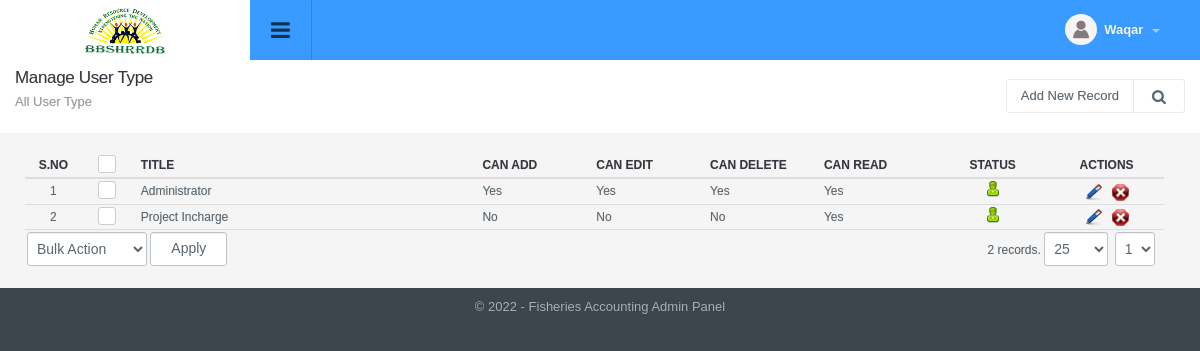
Page /admin_type_manage.php (signed in) on the committed database.
### tables this page shows
CREATE TABLE `config_variable` (
  `id` int NOT NULL,
  `config_type_id` int NOT NULL,
  `title` varchar(512) NOT NULL,
  `notes` varchar(512) NOT NULL,
  `type` varchar(200) NOT NULL,
  `default_values` text NOT NULL,
  `key` varchar(200) NOT NULL,
  `value` text NOT NULL,
  `sortorder` int NOT NULL
);

CREATE TABLE `admin_type` (
  `id` int NOT NULL,
  `title` varchar(200) NOT NULL,
  `can_add` int NOT NULL DEFAULT '0',
  `can_edit` int NOT NULL DEFAULT '0',
  `can_delete` int NOT NULL DEFAULT '0',
  `can_read` int NOT NULL DEFAULT '0',
  `status` int NOT NULL DEFAULT '1',
  `ts` timestamp NULL DEFAULT CURRENT_TIMESTAMP ON UPDATE CURRENT_TIMESTAMP
);

### include/utility.php (called while the page is built, shortened)
<?php
function get_config($var){
	global $dblink;
	$sql="select value from config_variable where `key`='".slash($var)."'";
	$resConfig=doquery($sql,$dblink);
	if(numrows($resConfig)>0){
		while($rowConfig=dofetch($resConfig))
			return unslash($rowConfig["value"]);
	}
}
$site_title=get_config("site_title");
$file_upload_root="./uploads/";
function slash($str){
	if(!is_array($str))
		return utf8_encode(addslashes($str));
	else{
		for($i=0; $i<count($str); $i++)
			$str[$i]=slash($str[$i]);
		return $str;
	}
}
function unslash($str){
	return stripslashes(utf8_decode($str));
	}
function getAdminType($value){
	if( $value == 1 ) {
		return "Yes";
	}
	else {
		return "No";
	}
}

### include/db.php (called while the page is built, shortened)
<?php
function doquery($qr,$lnk){
	@$res=mysqli_query($lnk,$qr) or die($qr." - ".mysqli_error($lnk));
	return $res;
}
function dofetch($rs){
	@$rec=mysqli_fetch_array($rs);
	return $rec;
}
function numrows($rs){
	return mysqli_num_rows($rs);
}

### modules/admin_type/list.php (the view, shortened to what this page needs)
<?php
$extra='';
?>
<div class="page-header">
	<h1 class="title">Manage User Type</h1>
  	<ol class="breadcrumb">
    	<li class="active">All User Type</li>
  	</ol>
  	<div class="right">
    	<div class="btn-group" role="group" aria-label="...">
        	<a href="admin_type_manage.php?tab=add" class="btn btn-light editproject">Add New Record</a> <a id="topstats" class="btn btn-light" href="#"><i class="fa fa-search"></i></a>
        </div>
  	</div>
</div>
<div class="panel-body table-responsive">
	<table class="table table-hover list">
    	<thead>
            <tr>
                <th width="5%" class="text-center">S.No</th>
                <th width="5%" class="text-center">
                    <div class="checkbox checkbox-primary">
                    <label for="select_all"></label></div>
                </th>
                <th width="30%">Title</th>
                <th width="10%">Can Add</th>
                <th width="10%">Can Edit</th>
                <th width="10%">Can Delete</th>
                <th width="10%">Can Read</th>
                <th width="10%" class="text-center">Status</th>
                <th width="10%" class="text-center">Actions</th>
            </tr>
    	</thead>
    	<tbody>
			<?php
			$sql="select * from admin_type where 1 $extra";
			$rs=show_page($rows, $pageNum, $sql);
			if(numrows($rs)>0){
				$sn=1;
				while($r=dofetch($rs)){
					?>
					<tr>
						<td class="text-center"><?php echo $sn;?></td>
						<td class="text-center">
							<div class="checkbox margin-t-0 checkbox-primary">
                            <label for="<?php echo "rec_".$sn?>"></label></div>
						</td>
						<td><?php echo unslash($r["title"]); ?></td>
						<td><?php echo getAdminType(unslash($r["can_add"])); ?></td>
						<td><?php echo getAdminType(unslash($r["can_edit"])); ?></td>
						<td><?php echo getAdminType(unslash($r["can_delete"])); ?></td>
						<td><?php echo getAdminType(unslash($r["can_read"])); ?></td>
                        <td class="text-center"><a href="admin_type_manage.php?id=<?php echo $r['id'];?>&tab=status&s=<?php echo ($r["status"]==0)?1:0;?>">
                            <?php
                            if($r["status"]==0){
                                ?>
                                <img src="images/offstatus.png" alt="Off" title="Set Status On">
                                <?php
                            }
                            else{
                                ?>
                                <img src="images/onstatus.png" alt="On" title="Set Status Off">
                                <?php
                            }
                            ?>
                        </a></td>
                        <td class="text-center">
                            <a href="admin_type_manage.php?tab=edit&id=<?php echo $r['id'];?>"><img title="Edit Record" alt="Edit" src="images/edit.png"></a>&nbsp;&nbsp;
                            <a onclick="return confirm('Are you sure you want to delete')" href="admin_type_manage.php?id=<?php echo $r['id'];?>&amp;tab=delete"><img title="Delete Record" alt="Delete" src="images/delete.png"></a>
                        </td>
                    </tr>
                    <?php
                    $sn++;
                }
                ?>
                <tr>
                    <td colspan="6" class="actions">
                        <select name="bulk_action" id="bulk_action" title="Choose Action">
                            <option value="null">Bulk Action</option>
                        </select>
                        <input type="button" name="apply" value="Apply" id="apply_bulk_action" class="btn btn-light" title="Apply Action"  />
                    </td>
                    <td colspan="3" class="paging" title="Paging" align="right"><?php echo pages_list($rows, "admin_type", $sql, $pageNum)?></td>
                </tr>
                <?php
            }
            else{
                ?>
                <tr>
                    <td colspan="9"  class="no-record">No Result Found</td>
                </tr>
                <?php
            }
            ?>
    	</tbody>
  	</table>
</div>

### include/header.php (shortened to what this page needs)
<!DOCTYPE html PUBLIC "-//W3C//DTD XHTML 1.0 Transitional//EN" "http://www.w3.org/TR/xhtml1/DTD/xhtml1-transitional.dtd">
<html xmlns="http://www.w3.org/1999/xhtml">
<head>
<link type="text/css" rel="stylesheet" href="css/font-awesome.min.css" />
<link type="text/css" rel="stylesheet" href="css/font-awesome.css" />
<link type="text/css" rel="stylesheet"  href="css/bootstrap.css" />
<link rel="stylesheet" href="css/bootstrap-datetimepicker.min.css" />
<link type="text/css" rel="stylesheet"  href="css/awesome-bootstrap-checkbox.css" />
<link href="css/general.css" type="text/css" rel="stylesheet" />
<link type="text/css" rel="stylesheet"  href="css/style.css" />
<link rel="stylesheet" href="//code.jquery.com/ui/1.12.1/themes/base/jquery-ui.css">
</head>
<body>
	<div id="wrapper" class="round_corners">
    	<div id="top" class="clearfix">
            <div class="applogo">
                <a href="index.php" class="logo"><?php $admin_logo=get_config("admin_logo"); ?><img src="<?php echo $file_upload_root;?>config/<?php echo $admin_logo?>" /></a>
            </div>
            <a class="sidebar-open-button" href="#"><i class="fa fa-bars"></i></a>
            <ul class="top-right">
            	<li class="dropdown link">
                	<a class="dropdown-toggle profilebox" data-toggle="dropdown" href="#">
                    	<img alt="img" src="images/profileimg-default.png">
                        <b><?php echo ucfirst((isset($_SESSION["logged_in_admin"]) && $_SESSION["logged_in_admin"]!="")?$_SESSION["logged_in_admin"]["name"]:"Guest");?></b>
                        <span class="caret"></span>
                    </a>
                </li>
           </ul>
        </div>
		<div class="content" style="margin-left:0">

### include/footer.php (shortened to what this page needs)
<div id="footer" class="bottom_round_corners">
	<div id="footer_content">
    	<address>&copy; <?php echo date("Y");?> - <?php echo $site_title; ?> Admin Panel</address>
    </div>
</div>
<link href="js/fancybox/jquery.fancybox.min.css" rel="stylesheet" type="text/css" />
<link href="js/chosen/chosen.css" rel="stylesheet" type="text/css" />
<link rel="stylesheet" type="text/css" href="css/angularjs-datetime-picker.css" />
</body>
</html>

### rows in the picture
config_variable: value (picture)
admin_type: title "Administrator", can_add "Yes", can_edit "Yes", can_delete "Yes", can_read "Yes", status 1 (drawn)
admin_type: title "Project Incharge", can_add "No", can_edit "No", can_delete "No", can_read "Yes", status 1 (drawn)
config_variable: value "Fisheries Accounting"

### other values in the picture
pages_list($rows, "admin_type", $sql, $pageNum) "2 records."
form field page "1"
